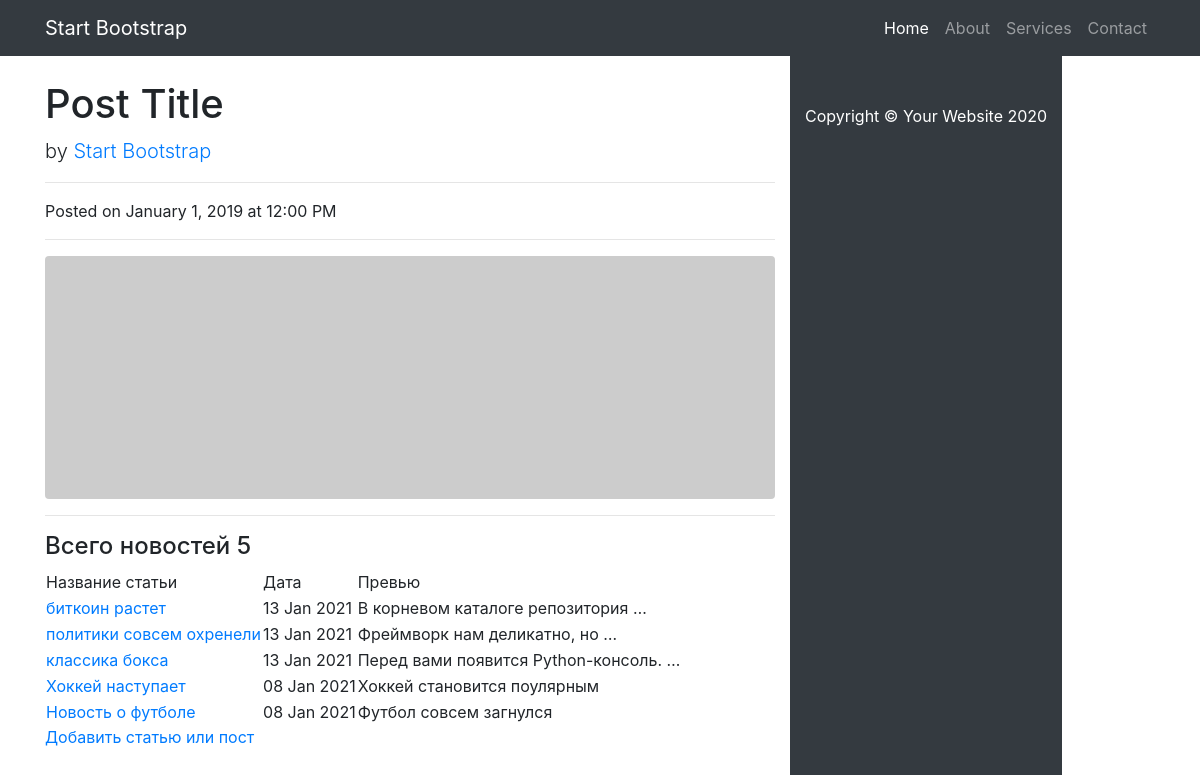
Before: /news/ with the older database file.
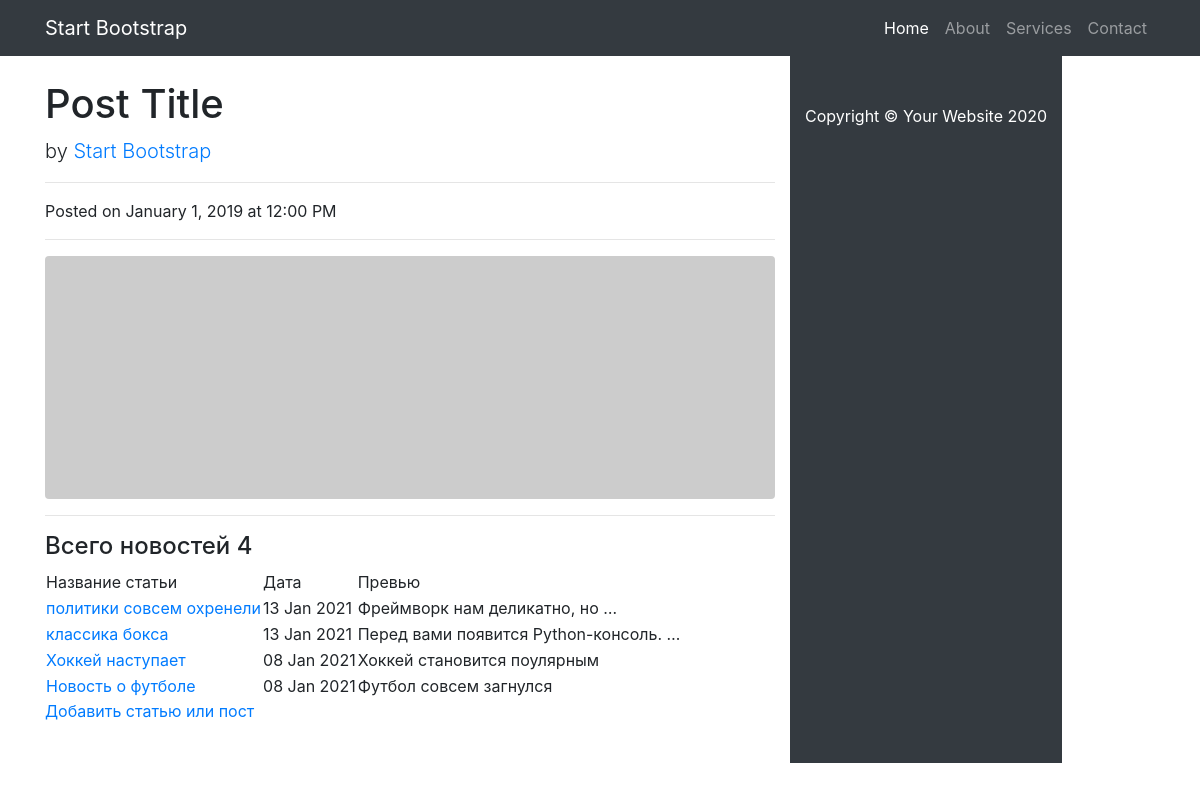
After: the same page with the newer database file.
### news/models.py (models this page shows, shortened)
class Post(models.Model):
    author = models.ForeignKey(Author, on_delete = models.CASCADE)
    choise = models.BooleanField(default=False)# выбор статья или новость
    time_in = models.DateTimeField(auto_now_add=True)
    categories = models.ManyToManyField(Category, through='PostCategory')
    post_name = models.CharField(max_length = 255)
    text = models.CharField(max_length = 255)
    post_rating = models.FloatField(default=0.0)
    def __str__(self):
        return f'{self.post_name} {self.author}'

### news/views.py (the view)
# urls.py: path('', PostList.as_view()), # т.к. сам по себе это класс, то нам надо представить этот класс в виде view.
class PostList(ListView):
    model = Post  # указываем модель, объекты которой мы будем выводить
    template_name = 'news.html'  # указываем имя шаблона, в котором будет лежать html,
    context_object_name = 'news'  # это имя списка, в котором будут лежать все объекты,
    queryset = Post.objects.order_by('-id')
    form_class = PostForm  # добавляем форм класс, чтобы получать доступ к форме через метод POST
    def get_context_data(self, **kwargs):
        context = super().get_context_data(**kwargs)
        context['time_now'] = datetime.utcnow()  # добавим переменную текущей даты time_now
        context['value1'] = None  # добавим ещё одну пустую переменную, чтобы на её примере посмотреть работу
        return context

### templates/news.html (shortened to what this page needs)
{% extends 'flatpages/default.html' %}
{% block content %}
<h4>Всего новостей {{ news|length }}</h4>
{% if news %}
        <table>
            <tr>
                <td>
                    Название статьи
                </td>
                <td>
                    Дата
                </td>
                <td>
                    Превью
                </td>
            </tr>
        {% for post in news %}
            <tr>
                <td>
                    <a href ="{% url 'post_detail' post.id %}">{{ post.post_name }}</a>
                </td>
                <td>
                    {{ post.time_in|date:'d M Y' }}
                </td>
                <td>
                    {{ post.text|truncatewords:4 }}
                </td>
            </tr>
        {% endfor %}
        </table>
    {% else %}
        <h2>Статей нет!</h2>
    {% endif %}
<a href="{% url 'post_add' %}">Добавить статью или пост</a> <br>
<br>
{% endblock content %}

Changed rows visible on the page:
removed Post: post_name "биткоин растет", time_in "13 Jan 2021", text "В корневом каталоге репозитория …"
Other visible differences:
{{ news|length }}: "5" → "4"
